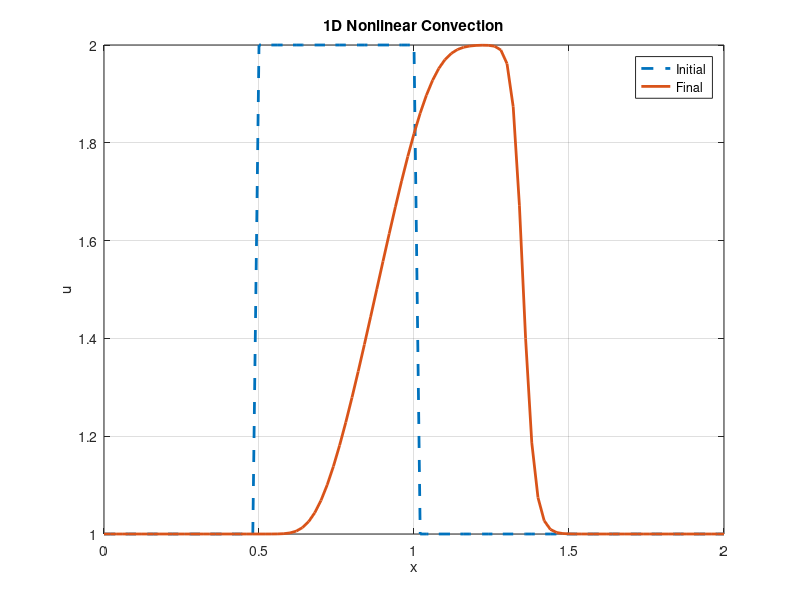

Write the MATLAB code that produced this figure.
clear; clc; close all

nx = 101;
L = 2.0;
dx = L/(nx-1);
x = linspace(0,L,nx);

nt = 50;
dt = 0.005;

u = ones(1,nx);

for i = 1:nx
    if x(i) >= 0.5 && x(i) <= 1.0
        u(i) = 2.0;
    end
end

u_initial = u;

for n = 1:nt
    un = u;

    for i = 2:nx
        u(i) = un(i) - un(i)*dt/dx*(un(i) - un(i-1));
    end

    u(1) = 1.0;
end

plot(x,u_initial,'--','LineWidth',2)
hold on
plot(x,u,'LineWidth',2)
xlabel('x')
ylabel('u')
legend('Initial','Final')
title('1D Nonlinear Convection')
grid on
